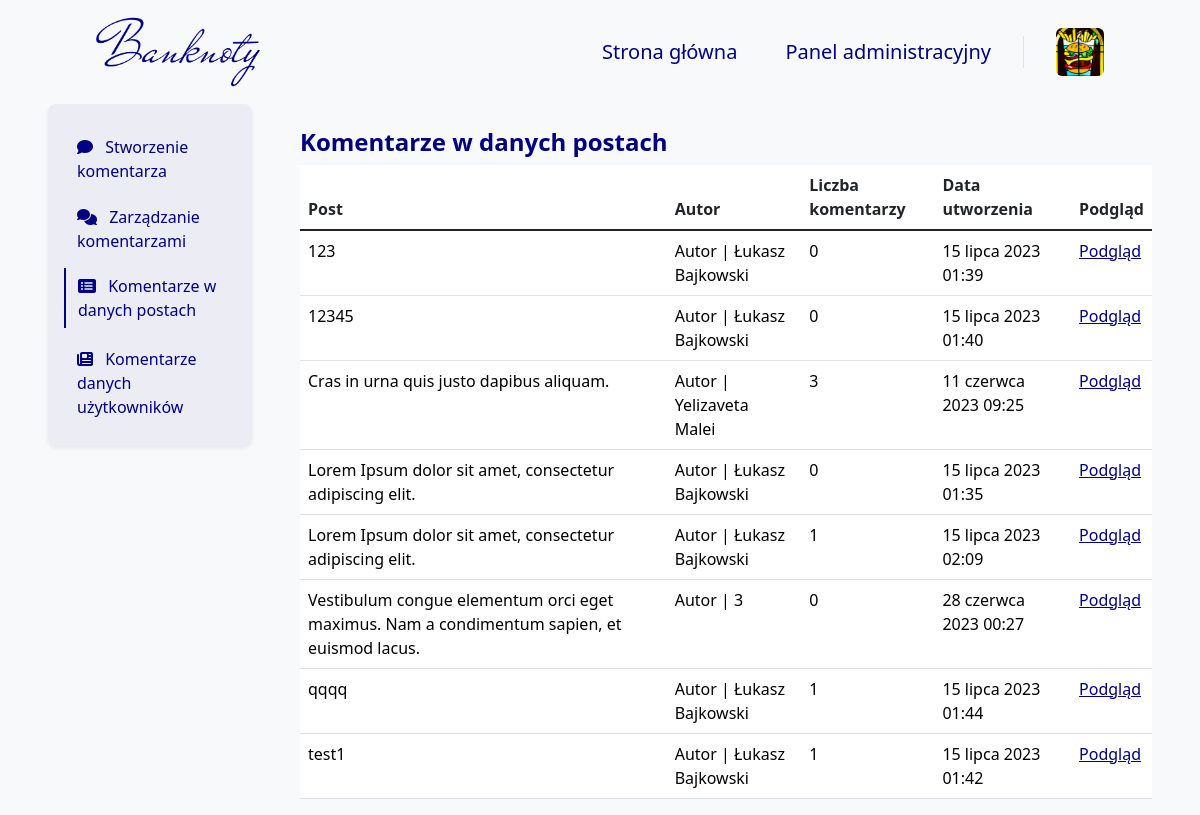
The app's page /comment/post/ (signed in) with its own data.
### blog/models.py (models this page shows, shortened)
class Author(models.Model):
    user = models.OneToOneField(User, on_delete=models.CASCADE, verbose_name="Użytkownik")
    bio = models.TextField(
        validators=[validate_bio],
        verbose_name="O autorze", help_text="Krótka informacja o autorze, maksymalnie 512 znaków.")
    profile_pic = models.ImageField(
        null=False, blank=False,
        upload_to="images/profile/",
        verbose_name="Zdjęcie profilowe")
    author_quote = models.TextField(null=False,
                                    blank=False,
                                    validators=[validate_author_quote],
                                    verbose_name='Cytat autora',
                                    help_text="Krótkie motto autora, maksymalnie 128 znaków.")
    author_function = models.TextField(null=False,
                                       blank=False,
                                       validators=[validate_author_function],
                                       verbose_name='Stanowisko autora',
                                       help_text="Nazwa funkcji jaką pełni autor.")
    author_url = models.URLField(null=True, blank=True, verbose_name="URL do strony użytkowanika")
    pinterest_url = models.URLField(
        validators=[validate_pinterest],
        null=True, blank=True, verbose_name="URL do Pinteresta")
    facebook_url = models.URLField(
        validators=[validate_facebook],
        null=True, blank=True, verbose_name="URL do Facebooka")
    twitter_url = models.URLField(
        validators=[validate_twitter],
        null=True, blank=True, verbose_name="URL do Twittera")
    instagram_url = models.URLField(
        validators=[validate_instagram],
        null=True, blank=True, verbose_name="URL do Instagrama")
    def __str__(self):
        if str(self.user.first_name) and str(self.user.last_name):
            return "Autor | " + str(self.user.first_name) + " " + str(self.user.last_name)
        else:
            return "Autor | " + str(self.user).capitalize()
    def is_profile_pic(self):
        if self.profile_pic:
            return True
        else:
            return False
    is_profile_pic.boolean = True
    is_profile_pic.short_description = 'Profile picture'
    def is_author_url(self):
        if self.author_url:
            return True
        else:
            return False
    is_author_url.boolean = True
    is_author_url.short_description = 'Author page'
    def is_pinterest_url(self):
        if self.pinterest_url:
            return True
        else:
            return False
    is_pinterest_url.boolean = True
    is_pinterest_url.short_description = 'Pinterest page'
    def is_twitter_url(self):
        if self.twitter_url:
            return True
        else:
            return False
    is_twitter_url.boolean = True
    is_twitter_url.short_description = 'Twitter page'
    def is_facebook_url(self):
        if self.facebook_url:
            return True
        else:
            return False
    is_facebook_url.boolean = True
    is_facebook_url.short_description = 'Facebook page'
    def is_instagram_url(self):
        if self.instagram_url:
            return True
        else:
            return False
    is_instagram_url.boolean = True
    is_instagram_url.short_description = 'Instagram page'

class Blog(models.Model):
    title = models.TextField(validators=[validate_title], verbose_name="Tytuł")
    content = RichTextField(verbose_name="Treść")
    introduction = models.TextField(validators=[validate_introduction], verbose_name="Wstęp", null=True)
    background = models.ImageField(
        null=False,
        blank=False,
        upload_to="images/post/",
        verbose_name="Tło wpisu")
    date_posted = models.DateTimeField(auto_now_add=True, verbose_name="Data publikacji")
    date_edited = models.DateTimeField(auto_now=True, verbose_name="Data ostatniej edycji")
    author = models.ForeignKey(Author, on_delete=models.CASCADE, verbose_name="Autor")
    favorite = models.BooleanField(null=False, blank=False, default=False, verbose_name='Czy wyróżnić post?')
    category = models.ManyToManyField(Category, max_length=256, blank=False, verbose_name="Kategorie",
                                      help_text="Wyświetlą się maksymalnie trzy kategorie")
    publiction_status = models.BooleanField(null=False, blank=False, default=False, verbose_name="Czy opublikować post?")
    def is_backgroud(self):
        if self.background:
            return True
        else:
            return False
    is_backgroud.boolean = True
    is_backgroud.short_description = 'Background picture'
    def is_publiction_status(self):
        if self.publiction_status:
            return True
        else:
            return False
    is_publiction_status.boolean = True
    is_publiction_status.short_description = 'Publication status'

### blog/views_admin/content/comment/comment_views.py (the view)
# urls.py: path('comment/post/', comment_in_post_admin_panel_view, name='comment_in_post_admin_panel'),
@superuser_required
def comment_in_post_admin_panel_view(request):
    post = Blog.objects.all().order_by('title')
    context = get_paginated_context(request, post, 10)
    return render(
        request,
        'AdminTemplates/Content/Comment/CommentInPostManageAdmin.html',
        context
    )

### blog/views.py (called while the page is built)
def get_paginated_context(request, queryset, items_per_page=10):
    paginator = Paginator(queryset, items_per_page)
    page_number = request.GET.get('page')
    page_obj = paginator.get_page(page_number)
    context = {
        'page_obj': page_obj,
    }
    return context

### templates/AdminTemplates/Content/Comment/CommentInPostManageAdmin.html (shortened to what this page needs)
{% extends 'base.html' %}
{% block navbar %}
    {% include 'Navbar/NavbarAdmin.html' %}
{% endblock %}
{% block content %}
    <div class="container-fluid">
        <div class="row">
            <div class="col-12 col-lg-3 px-5 px-lg-5 mx-auto bg-body-tertiary">
                {% include 'AdminTemplates/Content/Comment/Elements/Navigation.html' %}
            </div>
            <div class="col-12 col-lg-9 px-5 px-lg-0 pe-lg-5 pt-4 pt-lg-3 mx-auto bg-body-tertiary mt-2">
                <h4 class="mb-0 pb-2 fw-bold text-navy">
                    Komentarze w danych postach
                </h4>
                {% include 'AdminTemplates/Content/Comment/Elements/Table/CommentPost.html' %}
            </div>
        </div>
    </div>
{% endblock %}

### templates/Navbar/Elements/DropdownUserSmallScreen.html
<a class="ms-4 nav-user" role="button" data-bs-toggle="dropdown" data-bs-auto-close="outside"
   aria-expanded="false">
    {% if user.author %}
        <img class="card-photo rounded nav-user-img" src="{{ user.author.profile_pic.url }}" alt="">
    {% else %}
        <img class="card-photo rounded nav-user-img" src="{{ user.user.profile_pic.url }}" alt="">
    {% endif %}
</a>

### templates/AdminTemplates/Content/Comment/Elements/Table/CommentPost.html
<table class="table table-hover">
    <thead>
    <tr>
        <th scope="col">Post</th>
        <th scope="col">Autor</th>
        <th scope="col">Liczba komentarzy</th>
        <th scope="col">Data utworzenia</th>
        <th scope="col">Podgląd</th>
    </tr>
    </thead>
    <tbody class="table-group-divider">
    {% for post in page_obj %}
        <tr>
            <td>
                <a class="admin_panel_link"
                   href="{% url 'comment_in_post_detail_admin_panel' post.pk %}">
                    {{ post.title }}
                </a>
            </td>
            <td>
                <a class="admin_panel_link"
                   href="{% url 'comment_in_post_detail_admin_panel' post.pk %}">
                    {{ post.author }}
                </a>
            </td>
            <td>
                <a class="admin_panel_link"
                   href="{% url 'comment_in_post_detail_admin_panel' post.pk %}">
                    {{ post.comment_set.count }}
                </a>
            </td>
            <td>
                <a class="admin_panel_link"
                   href="{% url 'comment_in_post_detail_admin_panel' post.pk %}">
                    {{ post.date_posted }}
                </a>
            </td>
            <td>
                <a class="admin_panel_edit_link"
                   href="{% url 'comment_in_post_detail_admin_panel' post.pk %}">
                    Podgląd
                </a>
            </td>
        </tr>
    {% endfor %}
    </tbody>
</table>

### blog/static/css/style.css (style rules this page uses)
.card-photo { aspect-ratio: 1/1 !important; width: 100%; max-height: 400px; object-fit: cover; object-position: center; }
::placeholder { color: navy !important; opacity: 1; }
.admin_panel_link:link { text-decoration: none !important; color: black; }
.admin_panel_edit_link { color: navy; }

### blog/static/css/Authors.css (style rules this page uses)
.text-navy { color: navy; }

### blog/static/css/Author.css (style rules this page uses)
.text-navy { color: navy; }

### blog/static/css/Navbar.css (style rules this page uses)
.nav-user { line-height: 32px; }
.nav-user-img { height: 48px; width: 48px; }

### records on screen
Blog: title "123", author "Autor | Łukasz Bajkowski", comment_set.count "0", date_posted "15 lipca 2023 01:39"
Blog: title "12345", author "Autor | Łukasz Bajkowski", comment_set.count "0", date_posted "15 lipca 2023 01:40"
Blog: title "Cras in urna quis justo dapibus aliquam.", author "Autor | Yelizaveta Malei", comment_set.count "3", date_posted "11 czerwca 2023 09:25"
Blog: title "Lorem Ipsum dolor sit amet, consectetur adipiscing elit.", author "Autor | Łukasz Bajkowski", comment_set.count "0", date_posted "15 lipca 2023 01:35"
Blog: title "Lorem Ipsum dolor sit amet, consectetur adipiscing elit.", author "Autor | Łukasz Bajkowski", comment_set.count "1", date_posted "15 lipca 2023 02:09"
Blog: title "Vestibulum congue elementum orci eget maximus. Nam a condimentum sapien, et euismod lacus.", author "Autor | 3", comment_set.count "0", date_posted "28 czerwca 2023 00:27"
Blog: title "qqqq", author "Autor | Łukasz Bajkowski", comment_set.count "1", date_posted "15 lipca 2023 01:44"
Blog: title "test1", author "Autor | Łukasz Bajkowski", comment_set.count "1", date_posted "15 lipca 2023 01:42"
